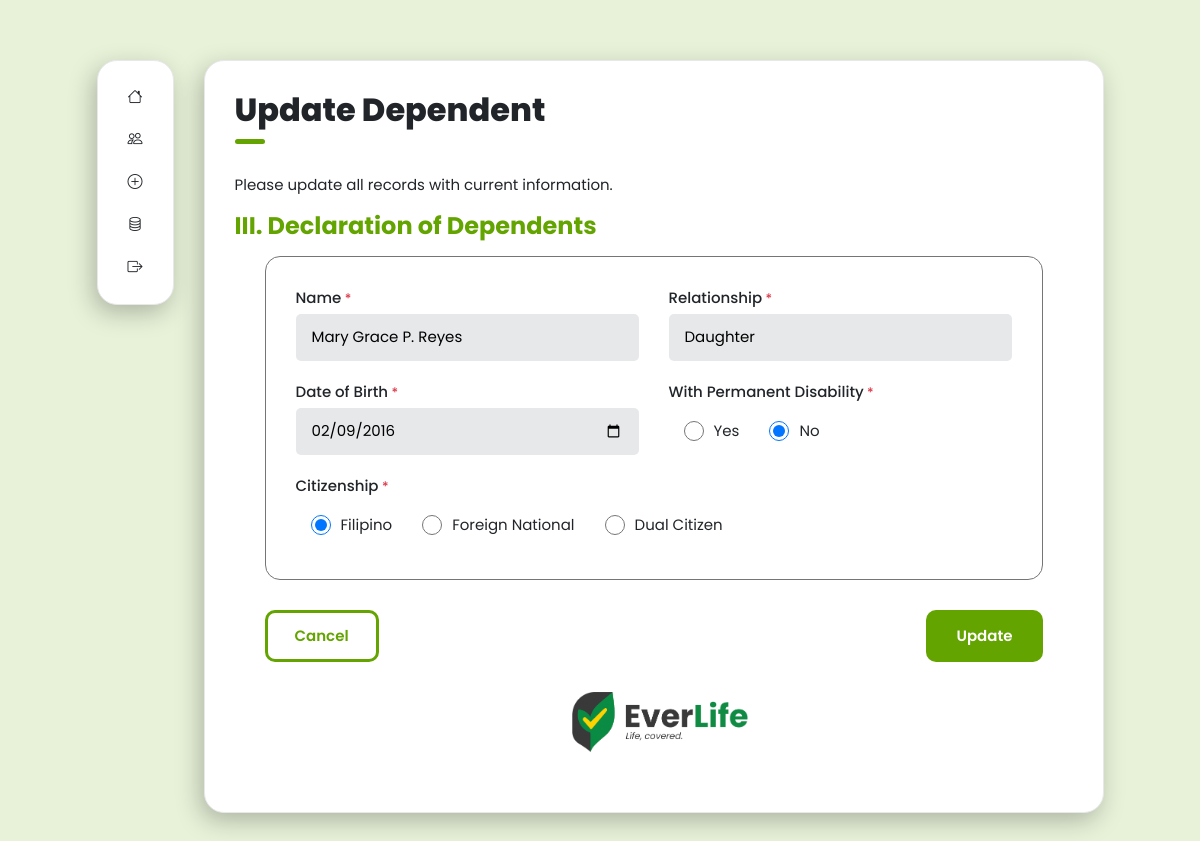
The app's page /crud/update-dependent.php?dep_id=3 with its own data.
### tables this page shows
CREATE TABLE `dependents` (
  `pin` bigint(12) NOT NULL,
  `dep_id` bigint(12) NOT NULL,
  `dep_name` varchar(40) NOT NULL,
  `dep_birth_date` date NOT NULL,
  `dep_citizenship` char(2) NOT NULL,
  `dep_perm_disability` char(1) NOT NULL,
  `relationship` varchar(30) NOT NULL
);

### crud/update-dependent.php (the view, shortened to what this page needs)
<?php
$servername = "localhost";
$username = "root";
$password = "";
$database = "everlife";
$connection = new mysqli( $servername, $username, $password, $database );
$dep_name = "";
$dep_birth_date = "";
$dep_citizenship = "";
$dep_perm_disability = "";
$relationship = "";
if ( $_SERVER['REQUEST_METHOD'] == 'GET' ) {
    $dep_id = $_GET["dep_id"];
    $sql = "SELECT * FROM dependents WHERE dep_id = $dep_id";
    $result = $connection->query( $sql );
    $row = $result->fetch_assoc();
    $dep_name = $row["dep_name"];
    $dep_birth_date = $row["dep_birth_date"];
    $dep_citizenship = $row["dep_citizenship"];
    $dep_perm_disability = $row["dep_perm_disability"];
    $relationship = $row["relationship"];
}
?>
<!DOCTYPE html>
<html lang="en">
<head>
    <link rel="stylesheet" href="../styles/css/registration.css">
    <link rel="stylesheet" href="https://cdn.jsdelivr.net/npm/bootstrap-icons@1.11.3/font/bootstrap-icons.min.css">
    <link rel="stylesheet" href="https://cdn.jsdelivr.net/npm/bootstrap@5.3.3/dist/css/bootstrap.min.css">
</head>
<body>
    <div class="global-container">
        <div class="nav">
            <ul class="nav-list">
                <li class="nav-item">
                    <a href="admin-home.php"><i class="bi bi-house"></i><span>Home</span></a>
                </li>
                <li class="nav-item">
                    <a href="../admin/admin-about.php"><i class="bi bi-people"></i><span>About</span></a>
                </li>
                <li class="nav-item">
                    <a href="../admin/admin-registration.php"><i class="bi bi-plus-circle"></i><span>Registration</span></a>
                </li>
                <li class="nav-item">
                    <a href="../admin/admin-members.php"><i class="bi bi-database"></i><span>Database</span></a>
                </li>
                <li class="nav-item">
                    <a href="../index.php"><i class="bi bi-box-arrow-right"></i><span>Exit</span></a>
                </li>
            </ul>
        </div>
        <div class="main-content">
            <div class="content">
                <header>
                    <h2 class="title">Update Dependent</h2>
                    <div class="instructions">
                        <p>Please update all records with current information.</p>
                    </div>
                </header>
                <form id="registration-form" method="post" class="form">
                    <h3 class="sub-title">III. Declaration of Dependents</h3>
                    <div id="dependent-forms-container">
                        <div class="container-form dep-base">
                            <div>
                                <label class="label-form d-block">Name<small>&nbsp;*</small></label>
                                <input id="input-depName" type="text" class="input-form" name="dep_name" value="<?php echo $dep_name; ?>">
                            </div>
                            <div>
                                <label class="label-form d-block">Relationship<small>&nbsp;*</small></label>
                                <input id="input-depRelationship" type="text" class="input-form" name="relationship" value="<?php echo $relationship; ?>">
                            </div>
                            <div>
                                <label class="label-form d-block">Date of Birth<small>&nbsp;*</small></label>
                                <input id="input-depBday" type="date" class="input-form" name="dep_birth_date" value="<?php echo $dep_birth_date; ?>">
                            </div>
                            <div>
                                <label class="label-form">With Permanent Disability<small>&nbsp;*</small></label>
                                <div class="with-radio-btn">
                                    <div class="d-flex align-items-center">
                                        <input type="radio" class="radio-form" name="dep_perm_disability" <?php if ($dep_perm_disability=="Y") echo "checked";?> onclick="depRadioValue()" value="Y">
                                        <label>Yes</label>
                                    </div>
                                    <div class="d-flex align-items-center">
                                        <input type="radio" class="radio-form" name="dep_perm_disability" <?php if ($dep_perm_disability=="N") echo "checked";?> onclick="depRadioValue()" value="N">
                                        <label>No</label>
                                    </div>
                                </div>
                            </div>
                            <div class="column-2">
                                <label class="label-form">Citizenship<small>&nbsp;*</small></label>
                                <div class="with-radio-btn">
                                    <div class="d-flex align-items-center">
                                        <input type="radio" class="radio-form" name="dep_citizenship" <?php if ($dep_citizenship=="F") echo "checked";?> onclick="depRadioValue()" value="F">
                                        <label>Filipino</label>
                                    </div>
                                    <div class="d-flex align-items-center">
                                        <input type="radio" class="radio-form" name="dep_citizenship" <?php if ($dep_citizenship=="FN") echo "checked";?> onclick="depRadioValue()" value="FN">
                                        <label>Foreign National</label>
                                    </div>
                                    <div class="d-flex align-items-center">
                                    <input type="radio" class="radio-form" name="dep_citizenship" <?php if ($dep_citizenship=="DC") echo "checked";?> onclick="depRadioValue()" value="DC">
                                        <label>Dual Citizen</label>
                                    </div>
                                </div>
                            </div>
                        </div>
                    </div>
                    <div class="registration-btns dependents-btn">
                        <a id="clearButton" type="button" class="clear-btn text-decoration-none" href="../admin/admin-dependents.php">Cancel</a>
                        <button id="checkButton" type="button" class="submit-btn" onclick="displayDepValue()">Update</button>
                    </div>
                </form>
                <a href="../admin/admin-home.php" class="org-logo">
                    <img src="../images/logo-name.png" alt="org-logo" draggable="false">
                </a>
            </div>
        </div>
    </div>
</body>
</html>

### styles/css/registration.css (style rules this page uses)
* { box-sizing: border-box; font-family: "Poppins", sans-serif; font-size: 15px; margin: 0; padding: 0; }
body { background: #E8F2D9 !important; }
body .global-container { display: flex; align-items: start; justify-content: center; gap: 30px; margin: 60px auto; min-width: 340px; }
body .global-container .nav { background: #FFFFFF; border: 1px solid #E7E8EA; border-radius: 20px; box-shadow: -4px 8px 24px hsla(0, 0%, 0%, 0.25); padding: 15px; }
@media screen and (min-width: 1055px) { body .global-container .nav { position: sticky; top: 60px; } }
body .global-container .nav .nav-list { margin: 0; padding: 0; list-style: none; }
body .global-container .nav .nav-list .nav-item { border-radius: 10px; cursor: pointer; padding: 10px 15px; transition: all 0.3s ease-in-out; }
body .global-container .nav .nav-list .nav-item a { color: #212529; display: block; text-decoration: none; }
body .global-container .main-content { position: relative; width: -moz-max-content; width: max-content; }
body .global-container .main-content .content { animation: fade 0.5s ease backwards; background: #FFFFFF; border: 1px solid #E7E8EA; border-radius: 20px; box-shadow: -4px 8px 24px hsla(0, 0%, 0%, 0.25); height: auto; padding: 30px; width: 900px; }
.content .title { font-size: 32px; font-weight: 800; margin-bottom: 30px; padding-bottom: 15px; position: relative; }
.content .title::after { background: #63A400; border-radius: 5px; bottom: 0; content: ""; left: 0; height: 5px; position: absolute; width: 30px; }
.content .instructions { margin-bottom: 15px; }
.content .instructions p { margin: 0; }
.content .sub-title { color: #63A400; font-size: 24px; font-weight: 700; margin-bottom: 15px; }
.content .container-form { align-items: end; display: grid; gap: 20px 30px; grid-template-columns: repeat(2, 1fr); margin: 15px 0 30px 0; }
@media screen and (min-width: 1055px) { .content .container-form { margin: 0 30px 30px 30px; padding-top: 15px; } }
.content .container-form .label-form { display: block; font-weight: 500; margin-bottom: 5px; }
.content .container-form .label-form small { color: #DC3545; }
.content .container-form .input-form { background: #E7E8EA; border: none; border-radius: 5px; padding: 12px 16px; width: 100%; }
.content .container-form .radio-form, .content .container-form .checkbox-form { height: 20px; margin-right: 10px; width: 20px; }
.content .container-form .with-radio-btn { display: flex; align-items: center; justify-content: start; flex-wrap: wrap; gap: 10px 40px; margin: 0 15px; min-height: 46.5px; }
.content .container-form.dep-base { border: 1px solid #757575; border-radius: 15px; margin: 15px 30px; padding: 30px; position: relative; }
@media screen and (min-width: 768px) { .content .container-form.dep-base .with-radio-btn { gap: 10px 30px; } }
.content .container-form .column-2 { grid-column: span 2; }
.content .registration-btns { display: flex; align-items: center; justify-content: space-between; gap: 25px; margin: 0 30px; }
.content .registration-btns .clear-btn { background-color: #FFFFFF; border: 3px #63A400 solid; border-radius: 10px; color: #63A400; font-weight: 600; padding: 12px 27px; transition: all 0.3s ease-in-out; }
.content .registration-btns .submit-btn { background-color: #63A400; border: none; color: #FFFFFF; border-radius: 10px; font-weight: 600; padding: 15px 30px; text-decoration: none; transition: all 0.3s ease-in-out; }
.content .registration-btns.dependents-btn { margin-top: 30px; }
.content .org-logo { display: none; }
@media screen and (min-width: 1055px) { .content .org-logo { display: block; height: 60px; width: 163.887px; margin: 30px auto; } }
.content .org-logo img { height: 100%; }

### records on screen
dependents: dep_name "Mary Grace P. Reyes", relationship "Daughter", dep_birth_date "02/09/2016", dep_perm_disability "☑", dep_citizenship "☑"
